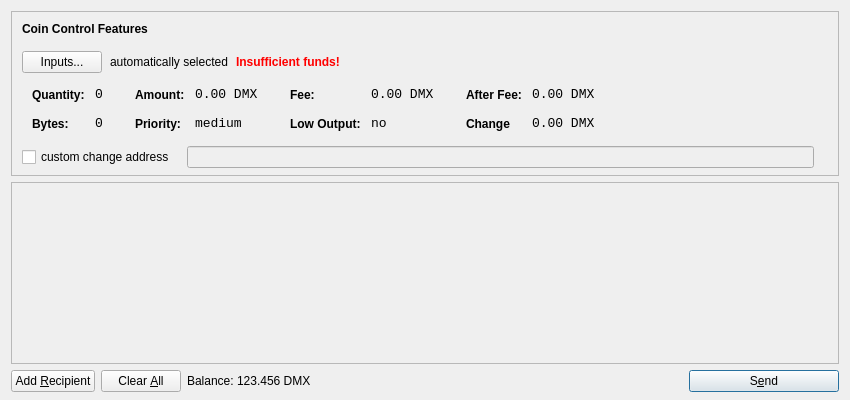
<?xml version="1.0" encoding="UTF-8"?>
<ui version="4.0">
 <class>SendCoinsDialog</class>
 <widget class="QDialog" name="SendCoinsDialog">
  <property name="geometry">
   <rect>
    <x>0</x>
    <y>0</y>
    <width>850</width>
    <height>400</height>
   </rect>
  </property>
  <property name="windowTitle">
   <string>Send Coins</string>
  </property>
  <layout class="QVBoxLayout" name="verticalLayout" stretch="0,1,0">
   <property name="bottomMargin">
    <number>8</number>
   </property>
   <item>
    <widget class="QFrame" name="frameCoinControl">
     <property name="sizePolicy">
      <sizepolicy hsizetype="Expanding" vsizetype="Expanding">
       <horstretch>0</horstretch>
       <verstretch>0</verstretch>
      </sizepolicy>
     </property>
     <property name="maximumSize">
      <size>
       <width>16777215</width>
       <height>16777215</height>
      </size>
     </property>
     <property name="frameShape">
      <enum>QFrame::StyledPanel</enum>
     </property>
     <property name="frameShadow">
      <enum>QFrame::Sunken</enum>
     </property>
     <layout class="QVBoxLayout" name="verticalLayoutCoinControl2">
      <property name="spacing">
       <number>-1</number>
      </property>
      <property name="leftMargin">
       <number>0</number>
      </property>
      <property name="topMargin">
       <number>0</number>
      </property>
      <property name="rightMargin">
       <number>0</number>
      </property>
      <property name="bottomMargin">
       <number>6</number>
      </property>
      <item>
       <layout class="QVBoxLayout" name="verticalLayoutCoinControl" stretch="0,0,0,0,1">
        <property name="spacing">
         <number>0</number>
        </property>
        <property name="leftMargin">
         <number>10</number>
        </property>
        <property name="topMargin">
         <number>10</number>
        </property>
        <item>
         <layout class="QHBoxLayout" name="horizontalLayoutCoinControl1">
          <property name="bottomMargin">
           <number>15</number>
          </property>
          <item>
           <widget class="QLabel" name="labelCoinControlFeatures">
            <property name="sizePolicy">
             <sizepolicy hsizetype="Preferred" vsizetype="Maximum">
              <horstretch>0</horstretch>
              <verstretch>0</verstretch>
             </sizepolicy>
            </property>
            <property name="font">
             <font>
              <weight>75</weight>
              <bold>true</bold>
             </font>
            </property>
            <property name="styleSheet">
             <string notr="true">font-weight:bold;</string>
            </property>
            <property name="text">
             <string>Coin Control Features</string>
            </property>
           </widget>
          </item>
         </layout>
        </item>
        <item>
         <layout class="QHBoxLayout" name="horizontalLayoutCoinControl2" stretch="0,0,0,0">
          <property name="spacing">
           <number>8</number>
          </property>
          <property name="bottomMargin">
           <number>10</number>
          </property>
          <item>
           <widget class="QPushButton" name="pushButtonCoinControl">
            <property name="styleSheet">
             <string notr="true"/>
            </property>
            <property name="text">
             <string>Inputs...</string>
            </property>
           </widget>
          </item>
          <item>
           <widget class="QLabel" name="labelCoinControlAutomaticallySelected">
            <property name="text">
             <string>automatically selected</string>
            </property>
            <property name="margin">
             <number>5</number>
            </property>
           </widget>
          </item>
          <item>
           <widget class="QLabel" name="labelCoinControlInsuffFunds">
            <property name="font">
             <font>
              <weight>75</weight>
              <bold>true</bold>
             </font>
            </property>
            <property name="styleSheet">
             <string notr="true">color:red;font-weight:bold;</string>
            </property>
            <property name="text">
             <string>Insufficient funds!</string>
            </property>
            <property name="margin">
             <number>5</number>
            </property>
           </widget>
          </item>
          <item>
           <spacer name="horizontalSpacerCoinControl">
            <property name="orientation">
             <enum>Qt::Horizontal</enum>
            </property>
            <property name="sizeHint" stdset="0">
             <size>
              <width>40</width>
              <height>1</height>
             </size>
            </property>
           </spacer>
          </item>
         </layout>
        </item>
        <item>
         <widget class="QWidget" name="widgetCoinControl" native="true">
          <property name="sizePolicy">
           <sizepolicy hsizetype="Preferred" vsizetype="Preferred">
            <horstretch>0</horstretch>
            <verstretch>0</verstretch>
           </sizepolicy>
          </property>
          <property name="minimumSize">
           <size>
            <width>0</width>
            <height>0</height>
           </size>
          </property>
          <property name="styleSheet">
           <string notr="true"/>
          </property>
          <layout class="QHBoxLayout" name="horizontalLayoutCoinControl5">
           <property name="margin">
            <number>0</number>
           </property>
           <item>
            <layout class="QHBoxLayout" name="horizontalLayoutCoinControl3" stretch="0,0,0,1">
             <property name="spacing">
              <number>20</number>
             </property>
             <property name="topMargin">
              <number>0</number>
             </property>
             <property name="bottomMargin">
              <number>10</number>
             </property>
             <item>
              <layout class="QFormLayout" name="formLayoutCoinControl1">
               <property name="horizontalSpacing">
                <number>10</number>
               </property>
               <property name="verticalSpacing">
                <number>14</number>
               </property>
               <property name="leftMargin">
                <number>10</number>
               </property>
               <property name="topMargin">
                <number>4</number>
               </property>
               <property name="rightMargin">
                <number>6</number>
               </property>
               <item row="0" column="0">
                <widget class="QLabel" name="labelCoinControlQuantityText">
                 <property name="styleSheet">
                  <string notr="true">font-weight:bold;</string>
                 </property>
                 <property name="text">
                  <string>Quantity:</string>
                 </property>
                 <property name="margin">
                  <number>0</number>
                 </property>
                </widget>
               </item>
               <item row="0" column="1">
                <widget class="QLabel" name="labelCoinControlQuantity">
                 <property name="font">
                  <font>
                   <family>Monospace</family>
                   <pointsize>10</pointsize>
                  </font>
                 </property>
                 <property name="cursor">
                  <cursorShape>IBeamCursor</cursorShape>
                 </property>
                 <property name="contextMenuPolicy">
                  <enum>Qt::ActionsContextMenu</enum>
                 </property>
                 <property name="text">
                  <string>0</string>
                 </property>
                 <property name="margin">
                  <number>0</number>
                 </property>
                 <property name="textInteractionFlags">
                  <set>Qt::LinksAccessibleByMouse|Qt::TextSelectableByKeyboard|Qt::TextSelectableByMouse</set>
                 </property>
                </widget>
               </item>
               <item row="1" column="0">
                <widget class="QLabel" name="labelCoinControlBytesText">
                 <property name="styleSheet">
                  <string notr="true">font-weight:bold;</string>
                 </property>
                 <property name="text">
                  <string>Bytes:</string>
                 </property>
                </widget>
               </item>
               <item row="1" column="1">
                <widget class="QLabel" name="labelCoinControlBytes">
                 <property name="font">
                  <font>
                   <family>Monospace</family>
                   <pointsize>10</pointsize>
                  </font>
                 </property>
                 <property name="cursor">
                  <cursorShape>IBeamCursor</cursorShape>
                 </property>
                 <property name="contextMenuPolicy">
                  <enum>Qt::ActionsContextMenu</enum>
                 </property>
                 <property name="text">
                  <string>0</string>
                 </property>
                 <property name="textInteractionFlags">
                  <set>Qt::LinksAccessibleByMouse|Qt::TextSelectableByKeyboard|Qt::TextSelectableByMouse</set>
                 </property>
                </widget>
               </item>
              </layout>
             </item>
             <item>
              <layout class="QFormLayout" name="formLayoutCoinControl2">
               <property name="horizontalSpacing">
                <number>10</number>
               </property>
               <property name="verticalSpacing">
                <number>14</number>
               </property>
               <property name="leftMargin">
                <number>6</number>
               </property>
               <property name="topMargin">
                <number>4</number>
               </property>
               <property name="rightMargin">
                <number>6</number>
               </property>
               <item row="0" column="0">
                <widget class="QLabel" name="labelCoinControlAmountText">
                 <property name="styleSheet">
                  <string notr="true">font-weight:bold;</string>
                 </property>
                 <property name="text">
                  <string>Amount:</string>
                 </property>
                 <property name="margin">
                  <number>0</number>
                 </property>
                </widget>
               </item>
               <item row="0" column="1">
                <widget class="QLabel" name="labelCoinControlAmount">
                 <property name="font">
                  <font>
                   <family>Monospace</family>
                   <pointsize>10</pointsize>
                  </font>
                 </property>
                 <property name="cursor">
                  <cursorShape>IBeamCursor</cursorShape>
                 </property>
                 <property name="contextMenuPolicy">
                  <enum>Qt::ActionsContextMenu</enum>
                 </property>
                 <property name="text">
                  <string>0.00 DMX</string>
                 </property>
                 <property name="textInteractionFlags">
                  <set>Qt::LinksAccessibleByMouse|Qt::TextSelectableByKeyboard|Qt::TextSelectableByMouse</set>
                 </property>
                </widget>
               </item>
               <item row="1" column="0">
                <widget class="QLabel" name="labelCoinControlPriorityText">
                 <property name="styleSheet">
                  <string notr="true">font-weight:bold;</string>
                 </property>
                 <property name="text">
                  <string>Priority:</string>
                 </property>
                </widget>
               </item>
               <item row="1" column="1">
                <widget class="QLabel" name="labelCoinControlPriority">
                 <property name="font">
                  <font>
                   <family>Monospace</family>
                   <pointsize>10</pointsize>
                  </font>
                 </property>
                 <property name="cursor">
                  <cursorShape>IBeamCursor</cursorShape>
                 </property>
                 <property name="contextMenuPolicy">
                  <enum>Qt::ActionsContextMenu</enum>
                 </property>
                 <property name="text">
                  <string>medium</string>
                 </property>
                 <property name="textInteractionFlags">
                  <set>Qt::LinksAccessibleByMouse|Qt::TextSelectableByKeyboard|Qt::TextSelectableByMouse</set>
                 </property>
                </widget>
               </item>
              </layout>
             </item>
             <item>
              <layout class="QFormLayout" name="formLayoutCoinControl3">
               <property name="horizontalSpacing">
                <number>10</number>
               </property>
               <property name="verticalSpacing">
                <number>14</number>
               </property>
               <property name="leftMargin">
                <number>6</number>
               </property>
               <property name="topMargin">
                <number>4</number>
               </property>
               <property name="rightMargin">
                <number>6</number>
               </property>
               <item row="0" column="0">
                <widget class="QLabel" name="labelCoinControlFeeText">
                 <property name="styleSheet">
                  <string notr="true">font-weight:bold;</string>
                 </property>
                 <property name="text">
                  <string>Fee:</string>
                 </property>
                 <property name="margin">
                  <number>0</number>
                 </property>
                </widget>
               </item>
               <item row="0" column="1">
                <widget class="QLabel" name="labelCoinControlFee">
                 <property name="font">
                  <font>
                   <family>Monospace</family>
                   <pointsize>10</pointsize>
                  </font>
                 </property>
                 <property name="cursor">
                  <cursorShape>IBeamCursor</cursorShape>
                 </property>
                 <property name="contextMenuPolicy">
                  <enum>Qt::ActionsContextMenu</enum>
                 </property>
                 <property name="text">
                  <string>0.00 DMX</string>
                 </property>
                 <property name="textInteractionFlags">
                  <set>Qt::LinksAccessibleByMouse|Qt::TextSelectableByKeyboard|Qt::TextSelectableByMouse</set>
                 </property>
                </widget>
               </item>
               <item row="1" column="0">
                <widget class="QLabel" name="labelCoinControlLowOutputText">
                 <property name="styleSheet">
                  <string notr="true">font-weight:bold;</string>
                 </property>
                 <property name="text">
                  <string>Low Output:</string>
                 </property>
                </widget>
               </item>
               <item row="1" column="1">
                <widget class="QLabel" name="labelCoinControlLowOutput">
                 <property name="font">
                  <font>
                   <family>Monospace</family>
                   <pointsize>10</pointsize>
                  </font>
                 </property>
                 <property name="cursor">
                  <cursorShape>IBeamCursor</cursorShape>
                 </property>
                 <property name="contextMenuPolicy">
                  <enum>Qt::ActionsContextMenu</enum>
                 </property>
                 <property name="text">
                  <string>no</string>
                 </property>
                 <property name="textInteractionFlags">
                  <set>Qt::LinksAccessibleByMouse|Qt::TextSelectableByKeyboard|Qt::TextSelectableByMouse</set>
                 </property>
                </widget>
               </item>
              </layout>
             </item>
             <item>
              <layout class="QFormLayout" name="formLayoutCoinControl4">
               <property name="horizontalSpacing">
                <number>10</number>
               </property>
               <property name="verticalSpacing">
                <number>14</number>
               </property>
               <property name="leftMargin">
                <number>6</number>
               </property>
               <property name="topMargin">
                <number>4</number>
               </property>
               <property name="rightMargin">
                <number>6</number>
               </property>
               <item row="0" column="0">
                <widget class="QLabel" name="labelCoinControlAfterFeeText">
                 <property name="styleSheet">
                  <string notr="true">font-weight:bold;</string>
                 </property>
                 <property name="text">
                  <string>After Fee:</string>
                 </property>
                 <property name="margin">
                  <number>0</number>
                 </property>
                </widget>
               </item>
               <item row="0" column="1">
                <widget class="QLabel" name="labelCoinControlAfterFee">
                 <property name="font">
                  <font>
                   <family>Monospace</family>
                   <pointsize>10</pointsize>
                  </font>
                 </property>
                 <property name="cursor">
                  <cursorShape>IBeamCursor</cursorShape>
                 </property>
                 <property name="contextMenuPolicy">
                  <enum>Qt::ActionsContextMenu</enum>
                 </property>
                 <property name="text">
                  <string>0.00 DMX</string>
                 </property>
                 <property name="textInteractionFlags">
                  <set>Qt::LinksAccessibleByMouse|Qt::TextSelectableByKeyboard|Qt::TextSelectableByMouse</set>
                 </property>
                </widget>
               </item>
               <item row="1" column="0">
                <widget class="QLabel" name="labelCoinControlChangeText">
                 <property name="styleSheet">
                  <string notr="true">font-weight:bold;</string>
                 </property>
                 <property name="text">
                  <string>Change</string>
                 </property>
                </widget>
               </item>
               <item row="1" column="1">
                <widget class="QLabel" name="labelCoinControlChange">
                 <property name="font">
                  <font>
                   <family>Monospace</family>
                   <pointsize>10</pointsize>
                  </font>
                 </property>
                 <property name="cursor">
                  <cursorShape>IBeamCursor</cursorShape>
                 </property>
                 <property name="contextMenuPolicy">
                  <enum>Qt::ActionsContextMenu</enum>
                 </property>
                 <property name="text">
                  <string>0.00 DMX</string>
                 </property>
                 <property name="textInteractionFlags">
                  <set>Qt::LinksAccessibleByMouse|Qt::TextSelectableByKeyboard|Qt::TextSelectableByMouse</set>
                 </property>
                </widget>
               </item>
              </layout>
             </item>
            </layout>
           </item>
          </layout>
         </widget>
        </item>
        <item>
         <layout class="QHBoxLayout" name="horizontalLayoutCoinControl4" stretch="0,0,0">
          <property name="spacing">
           <number>12</number>
          </property>
          <property name="sizeConstraint">
           <enum>QLayout::SetDefaultConstraint</enum>
          </property>
          <property name="topMargin">
           <number>5</number>
          </property>
          <property name="rightMargin">
           <number>5</number>
          </property>
          <item>
           <widget class="QCheckBox" name="checkBoxCoinControlChange">
            <property name="text">
             <string>custom change address</string>
            </property>
           </widget>
          </item>
          <item>
           <widget class="QLineEdit" name="lineEditCoinControlChange">
            <property name="enabled">
             <bool>false</bool>
            </property>
            <property name="sizePolicy">
             <sizepolicy hsizetype="Expanding" vsizetype="Fixed">
              <horstretch>0</horstretch>
              <verstretch>0</verstretch>
             </sizepolicy>
            </property>
           </widget>
          </item>
          <item>
           <widget class="QLabel" name="labelCoinControlChangeLabel">
            <property name="sizePolicy">
             <sizepolicy hsizetype="Preferred" vsizetype="Expanding">
              <horstretch>0</horstretch>
              <verstretch>0</verstretch>
             </sizepolicy>
            </property>
            <property name="minimumSize">
             <size>
              <width>0</width>
              <height>0</height>
             </size>
            </property>
            <property name="text">
             <string/>
            </property>
            <property name="margin">
             <number>3</number>
            </property>
           </widget>
          </item>
         </layout>
        </item>
        <item>
         <spacer name="verticalSpacerCoinControl">
          <property name="orientation">
           <enum>Qt::Vertical</enum>
          </property>
          <property name="sizeHint" stdset="0">
           <size>
            <width>800</width>
            <height>1</height>
           </size>
          </property>
         </spacer>
        </item>
       </layout>
      </item>
     </layout>
    </widget>
   </item>
   <item>
    <widget class="QScrollArea" name="scrollArea">
     <property name="widgetResizable">
      <bool>true</bool>
     </property>
     <widget class="QWidget" name="scrollAreaWidgetContents">
      <property name="geometry">
       <rect>
        <x>0</x>
        <y>0</y>
        <width>830</width>
        <height>165</height>
       </rect>
      </property>
      <layout class="QVBoxLayout" name="verticalLayout_2">
       <property name="margin">
        <number>0</number>
       </property>
       <item>
        <layout class="QVBoxLayout" name="entries">
         <property name="spacing">
          <number>6</number>
         </property>
        </layout>
       </item>
       <item>
        <spacer name="verticalSpacer">
         <property name="orientation">
          <enum>Qt::Vertical</enum>
         </property>
         <property name="sizeHint" stdset="0">
          <size>
           <width>20</width>
           <height>40</height>
          </size>
         </property>
        </spacer>
       </item>
      </layout>
     </widget>
    </widget>
   </item>
   <item>
    <layout class="QHBoxLayout" name="horizontalLayout">
     <item>
      <widget class="QPushButton" name="addButton">
       <property name="toolTip">
        <string>Send to multiple recipients at once</string>
       </property>
       <property name="text">
        <string>Add &amp;Recipient</string>
       </property>
       <property name="icon">
        <iconset resource="../bitcoin.qrc">
         <normaloff>:/icons/add</normaloff>:/icons/add</iconset>
       </property>
       <property name="autoDefault">
        <bool>false</bool>
       </property>
      </widget>
     </item>
     <item>
      <widget class="QPushButton" name="clearButton">
       <property name="sizePolicy">
        <sizepolicy hsizetype="Minimum" vsizetype="Fixed">
         <horstretch>0</horstretch>
         <verstretch>0</verstretch>
        </sizepolicy>
       </property>
       <property name="toolTip">
        <string>Remove all transaction fields</string>
       </property>
       <property name="text">
        <string>Clear &amp;All</string>
       </property>
       <property name="icon">
        <iconset resource="../bitcoin.qrc">
         <normaloff>:/icons/remove</normaloff>:/icons/remove</iconset>
       </property>
       <property name="autoRepeatDelay">
        <number>300</number>
       </property>
       <property name="autoDefault">
        <bool>false</bool>
       </property>
      </widget>
     </item>
     <item>
      <layout class="QHBoxLayout" name="horizontalLayout_2">
       <property name="spacing">
        <number>3</number>
       </property>
       <item>
        <widget class="QLabel" name="label">
         <property name="sizePolicy">
          <sizepolicy hsizetype="Preferred" vsizetype="Fixed">
           <horstretch>0</horstretch>
           <verstretch>0</verstretch>
          </sizepolicy>
         </property>
         <property name="text">
          <string>Balance:</string>
         </property>
        </widget>
       </item>
       <item>
        <widget class="QLabel" name="labelBalance">
         <property name="sizePolicy">
          <sizepolicy hsizetype="Preferred" vsizetype="Fixed">
           <horstretch>0</horstretch>
           <verstretch>0</verstretch>
          </sizepolicy>
         </property>
         <property name="cursor">
          <cursorShape>IBeamCursor</cursorShape>
         </property>
         <property name="text">
          <string>123.456 DMX</string>
         </property>
         <property name="textInteractionFlags">
          <set>Qt::LinksAccessibleByMouse|Qt::TextSelectableByKeyboard|Qt::TextSelectableByMouse</set>
         </property>
        </widget>
       </item>
      </layout>
     </item>
     <item>
      <spacer name="horizontalSpacer">
       <property name="orientation">
        <enum>Qt::Horizontal</enum>
       </property>
       <property name="sizeHint" stdset="0">
        <size>
         <width>40</width>
         <height>20</height>
        </size>
       </property>
      </spacer>
     </item>
     <item>
      <widget class="QPushButton" name="sendButton">
       <property name="minimumSize">
        <size>
         <width>150</width>
         <height>0</height>
        </size>
       </property>
       <property name="toolTip">
        <string>Confirm the send action</string>
       </property>
       <property name="text">
        <string>S&amp;end</string>
       </property>
       <property name="icon">
        <iconset resource="../bitcoin.qrc">
         <normaloff>:/icons/send</normaloff>:/icons/send</iconset>
       </property>
       <property name="default">
        <bool>true</bool>
       </property>
      </widget>
     </item>
    </layout>
   </item>
  </layout>
 </widget>
 <resources>
  <include location="../bitcoin.qrc"/>
 </resources>
 <connections/>
</ui>
